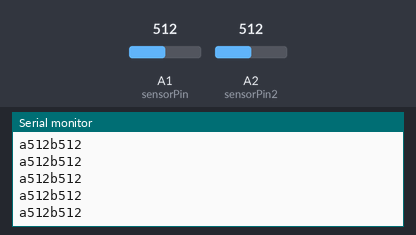
A sketch run on a simulated Arduino Uno, built with avr-gcc and run on an emulated ATmega328P. Shown: the last lines printed to the serial monitor. The inputs (shaded band) are chosen by the test bench; at power-on: A1 (sensorPin) = 512, A2 (sensorPin2) = 512.

Above: at 1.2 s.
1.3 s: A1 (sensorPin) set to 716
At 1.31 s:
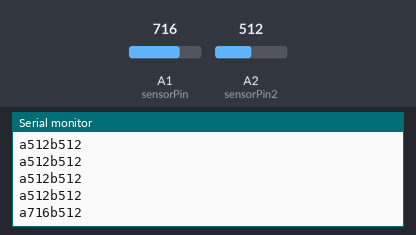
2.8 s: A2 (sensorPin2) set to 716
At 2.82 s:
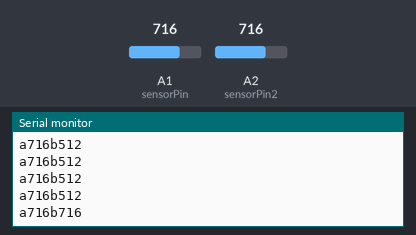
4.3 s: A1 (sensorPin) set to 900
At 4.33 s:
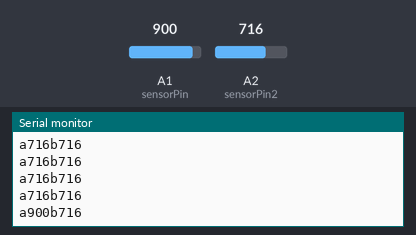
5.8 s: A2 (sensorPin2) set to 900
At 5.84 s:
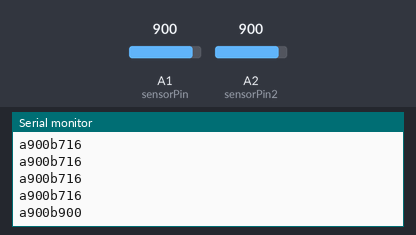
Timing chart, 0 to 8.3 s (numbered marks = the images above; inputs shaded):
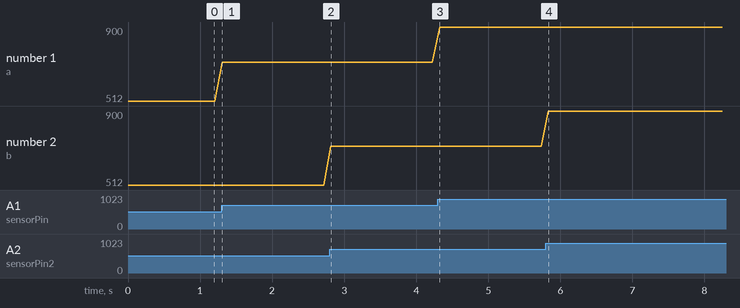

Measured:
- after the input at 1.3 s, the serial monitor: prints a new line at once (image 1)
- after the input at 2.8 s, the serial monitor: prints a new line at once (image 2)
- after the input at 4.3 s, the serial monitor: prints a new line at once (image 3)
- after the input at 5.8 s, the serial monitor: prints a new line at once (image 4)
- plotted number 1: 512 → 716 after the input at 1.3 s, 716 → 900 after the input at 4.3 s

The sketch:

ejtech_Resistor1.ino
```cpp
int sensorPin = A1;
int sensorPin2 = A2;

void setup() {
 Serial.begin(9600); // put your setup code here, to run once:

}

void loop() {
  long a = analogRead(sensorPin);
  long b = analogRead(sensorPin2);
  Serial.print("a");
  Serial.print(a);
  Serial.print("b");
  Serial.print(b);

  Serial.println("");
  delay (100);
  // put your main code here, to run repeatedly:

}
```
